Frame 1 (no input): blank canvas, image omitted
Frame 60 (no input): blank canvas, image omitted
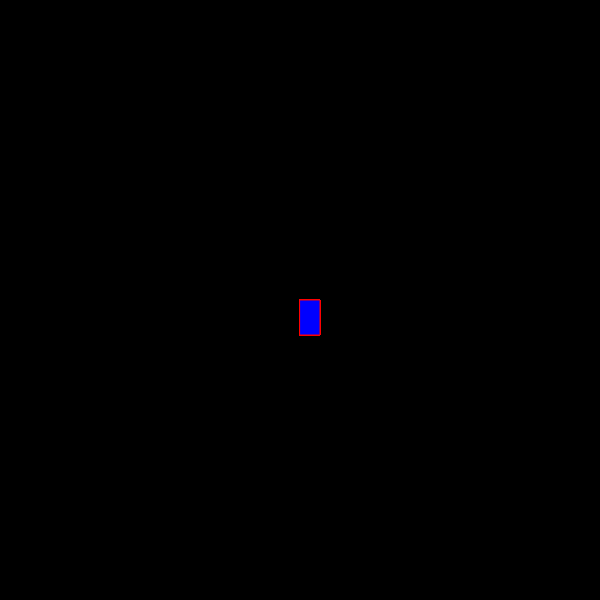
Frame 120 (the mouse pressed at the canvas centre since frame 60)

The p5.js sketch whose frames 1 and 60 were blank and that drew this single picture after the mouse press (run headless with seeded random() and noise() and a simulated clock; from frame 60 on, the mouse is pressed at the canvas centre):

// p5.js sketch
// ── sketch.js
function setup() {
    createCanvas(600, 600);
    background("black");
  }
  
  function draw() {
    stroke("red");
    fill("blue");
    
  if(mouseIsPressed){ 
     rect(mouseX, mouseY, 20, 35);
    }
    
  }
